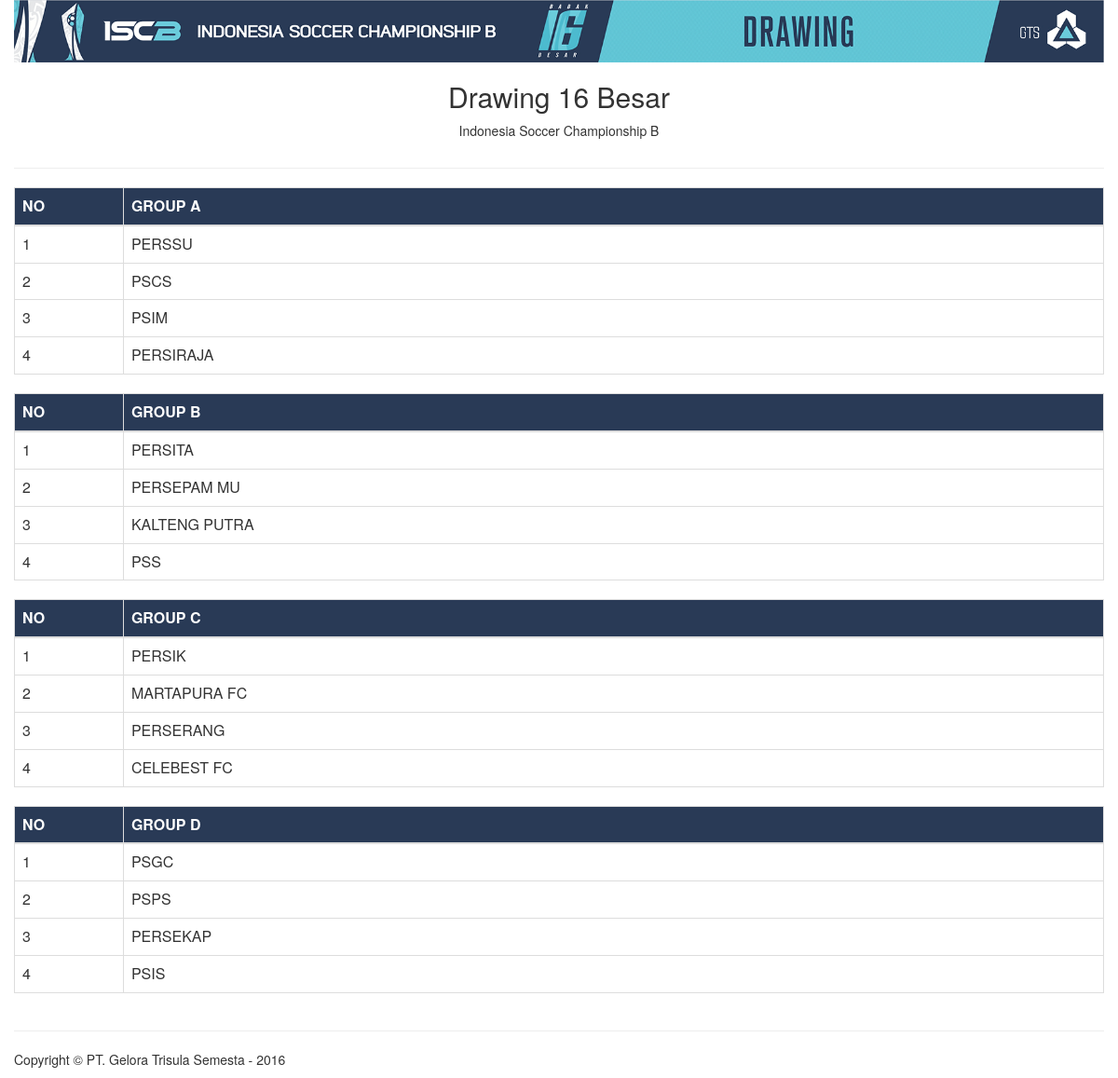
The app's page /index.php/home/preview with its own data.
### tables this page shows
CREATE TABLE `bookmarks` (
  `id` int(11) NOT NULL,
  `group` int(11) NOT NULL,
  `item_id` int(11) NOT NULL,
  `sort` int(11) NOT NULL
);

CREATE TABLE `items` (
  `id` int(11) NOT NULL,
  `logo` varchar(30) NOT NULL,
  `name` varchar(30) NOT NULL,
  `pot` int(11) NOT NULL
);

### application/controllers/home.php (called while the page is built, shortened)
<?php if ( ! defined('BASEPATH')) exit('No direct script access allowed');
class Home extends CI_Controller {
	public function preview() {
		$this->load->model('home_mod');
		$data['group1'] = $this->home_mod->checkGroup(1);
        $data['group2'] = $this->home_mod->checkGroup(2);
        $data['group3'] = $this->home_mod->checkGroup(3);
        $data['group4'] = $this->home_mod->checkGroup(4);
		$this->load->view('print_v', $data);
	}
}

### index.php (called while the page is built, shortened)
<?php
require_once BASEPATH.'core/CodeIgniter.php';

### application/models/home_mod.php (called while the page is built, shortened)
<?php if ( ! defined('BASEPATH')) exit('No direct script access allowed');
class Home_mod extends CI_Model {
	function checkGroup($group) {
		$this->db->select('*');
		$this->db->from('bookmarks');
		$this->db->join('items', 'items.id = bookmarks.item_id');
		$this->db->where('group', $group);
		$this->db->order_by('sort', 'ASC');
		return $this->db->get()->result_array();
	}
}

### application/views/print_v.php (the view, shortened to what this page needs)
<html>
<head>
	<link rel="stylesheet" href="<?php echo base_url() . 'assets/css/bootstrap.min.css';?>">
</head>
<body>
<div class="container-fluid">
	<div class="row">
		<div class="col-md-12">
			<img src="<?php echo base_url() . 'assets/images/top-banner-drawing.gif'; ?>" class="img-responsive">
		</div>
	</div>
	<div class="row">
		<div class="col-md-12">
		<h2 style="text-align:center">Drawing 16 Besar</h2>
		<p style="text-align:center">Indonesia Soccer Championship B</p>
		</div>
	</div>
	<hr>
	<div class="row">
		<div class="col-md-12">
			<div class="table-responsive">
				<table class="table table-bordered">
					<thead style="background-color: #293a56; color: #ffffff">
						<tr>
							<th width="10%">NO</th>
							<th width="90%">GROUP A</th>
						</tr>
					</thead>
					<tbody>
					<?php foreach($group1 as $row) :?>
						<tr>
							<td><?php echo $row['sort']; ?></td>
							<td><?php echo $row['name']; ?></td>
						</tr>
					<?php endforeach; ?>
					</tbody>
				</table>
				<table class="table table-bordered">
					<thead style="background-color: #293a56; color: #ffffff">
						<tr>
							<th width="10%">NO</th>
							<th width="90%">GROUP B</th>
						</tr>
					</thead>
					<tbody>
					<?php foreach($group2 as $row) :?>
						<tr>
							<td><?php echo $row['sort']; ?></td>
							<td><?php echo $row['name']; ?></td>
						</tr>
					<?php endforeach; ?>
					</tbody>
				</table>
				<table class="table table-bordered">
					<thead style="background-color: #293a56; color: #ffffff">
						<tr>
							<th width="10%">NO</th>
							<th width="90%">GROUP C</th>
						</tr>
					</thead>
					<tbody>
					<?php foreach($group3 as $row) :?>
						<tr>
							<td><?php echo $row['sort']; ?></td>
							<td><?php echo $row['name']; ?></td>
						</tr>
					<?php endforeach; ?>
					</tbody>
				</table>
				<table class="table table-bordered">
					<thead style="background-color: #293a56; color: #ffffff">
						<tr>
							<th width="10%">NO</th>
							<th width="90%">GROUP D</th>
						</tr>
					</thead>
					<tbody>
					<?php foreach($group4 as $row) :?>
						<tr>
							<td><?php echo $row['sort']; ?></td>
							<td><?php echo $row['name']; ?></td>
						</tr>
					<?php endforeach; ?>
					</tbody>
				</table>
			</div>
		</div>
	</div>
	<hr>
	<div class="row">
		<div class="col-md-12">
			<p>Copyright &copy; PT. Gelora Trisula Semesta - <?php echo date('Y'); ?></p>
		</div>
	</div>
</div>
</body>
</html>

### records on screen
bookmarks: sort "1", item.name "PERSSU"
bookmarks: sort "2", item.name "PSCS"
bookmarks: sort "3", item.name "PSIM"
bookmarks: sort "4", item.name "PERSIRAJA"
bookmarks: sort "1", item.name "PERSITA"
bookmarks: sort "2", item.name "PERSEPAM MU"
bookmarks: sort "3", item.name "KALTENG PUTRA"
bookmarks: sort "4", item.name "PSS"
bookmarks: sort "1", item.name "PERSIK"
bookmarks: sort "2", item.name "MARTAPURA FC"
bookmarks: sort "3", item.name "PERSERANG"
bookmarks: sort "4", item.name "CELEBEST FC"
bookmarks: sort "1", item.name "PSGC"
bookmarks: sort "2", item.name "PSPS"
bookmarks: sort "3", item.name "PERSEKAP"
bookmarks: sort "4", item.name "PSIS"
